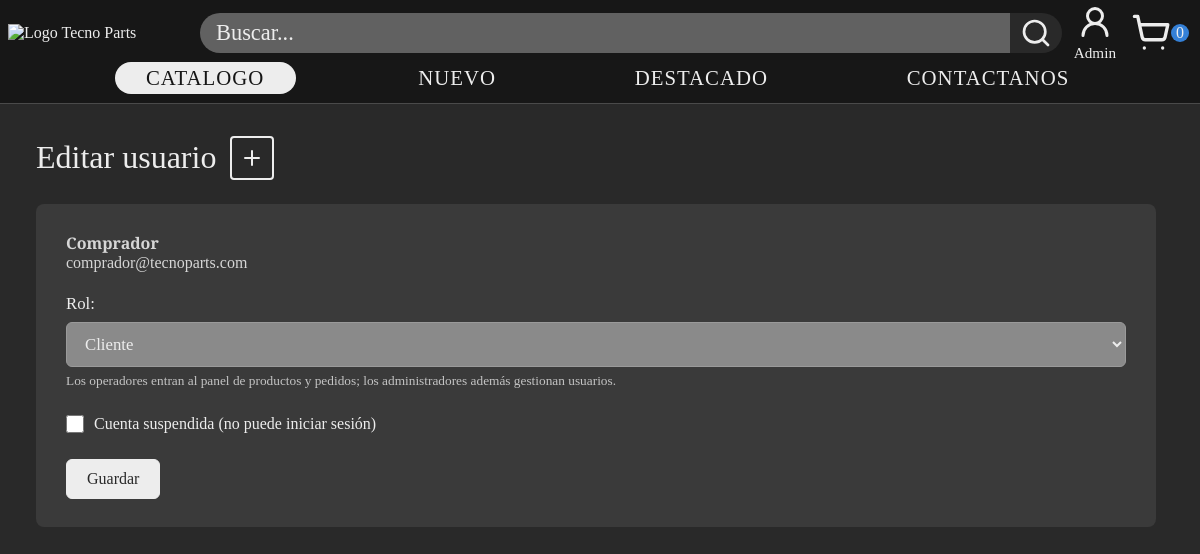
/index.php?pagina=admin_usuario_editar&id=1 (signed in), run on the app's committed database.
### tables this page shows
CREATE TABLE `usuarios` (
  `id_usuario` INT AUTO_INCREMENT PRIMARY KEY,
  `nombre` VARCHAR(255) NOT NULL UNIQUE,
  `email` VARCHAR(255) NOT NULL UNIQUE,
  `contrasenia` VARCHAR(255) NOT NULL,
  `foto` VARCHAR(255),
  `rol` ENUM('cliente', 'administrador', 'operador') NOT NULL DEFAULT 'cliente',
  `suspendida` TINYINT(1) NOT NULL DEFAULT 0,
  `fecha_registro` DATETIME NOT NULL DEFAULT CURRENT_TIMESTAMP
);

### controllers/AdminUsuarioController.php (called while the page is built, shortened)
<?php
require_once __DIR__ . '/../config/auth.php';
class AdminUsuarioController {
    private $usuarioModel;
    public function __construct($conexion) {
        $this->usuarioModel = new UsuarioModel($conexion);
    }
    public function editar() {
        $id = filter_input(INPUT_GET, 'id', FILTER_VALIDATE_INT);
        $actual = $this->usuarioModel->obtenerUsuarioAdmin($id);
        $usuario = array(
            'id_usuario' => (int) $actual['id_usuario'],
            'nombre'     => $actual['nombre'],
            'email'      => $actual['email'],
            'foto'       => $actual['foto'],
            'rol'        => $actual['rol'],
            'suspendida' => (int) $actual['suspendida'],
        );
        $errores = array();
        $esCuentaPropia = ((int) $usuario['id_usuario'] === (int) $_SESSION['id_usuario']);
        $titulo = "Editar usuario";
        $this->mostrarFormulario($usuario, $errores, $titulo, $esCuentaPropia);
    }
    private function mostrarFormulario($usuario, $errores, $titulo, $esCuentaPropia) {
        $cssExtra = ['public/css/paginaPanel.css'];
        $claseBody = 'body-panel';
        require __DIR__ . '/../views/header.php';
        require __DIR__ . '/../views/admin/usuario_form.php';
    }
}

### config/auth.php (called while the page is built, shortened)
<?php
function escapar ($texto) {
    return htmlspecialchars((string)$texto, ENT_QUOTES, 'UTF-8');
}
function usuarioLogueado() {
    return !empty($_SESSION['id_usuario']);
}
function usuarioActual() {
    return array(
        'id_usuario' => $_SESSION['id_usuario'],
        'nombre'     => $_SESSION['nombre_usuario'] ?? '',
        'email'      => $_SESSION['email_usuario'] ?? '',
        'foto'       => $_SESSION['foto_usuario'] ?? '',
    );
}

### models/UsuarioModel.php (called while the page is built, shortened)
<?php
class UsuarioModel {
    private $conexion;
    public function __construct($conexion) {
            $this->conexion = $conexion;
    }
    public function obtenerPorId($idUsuario) {
        $stmt = $this->conexion->prepare(
            "SELECT id_usuario, nombre, email, contrasenia, foto, rol, suspendida
                FROM usuarios WHERE id_usuario = ? LIMIT 1"
        );
        $stmt->bind_param("i", $idUsuario);
        $stmt->execute();
        $resultado = $stmt->get_result();
        return $resultado->fetch_assoc();
    }
    private $columnasAdmin = "id_usuario, nombre, email, foto, rol, suspendida, fecha_registro";
    public function obtenerUsuarioAdmin($idUsuario) {
        $stmt = $this->conexion->prepare(
            "SELECT $this->columnasAdmin FROM usuarios WHERE id_usuario = ? LIMIT 1"
        );
        $idUsuario = (int) $idUsuario;
        $stmt->bind_param("i", $idUsuario);
        $stmt->execute();
        $resultado = $stmt->get_result();
        $usuario = $resultado ? $resultado->fetch_assoc() : null;
        return $usuario ?: null;
    }
}
?>

### views/admin/usuario_form.php (the view, shortened to what this page needs)
<?php
$roles = [
    'cliente'       => 'Cliente',
    'operador'      => 'Operador',
    'administrador' => 'Administrador',
];
?>
<section class="panel-admin panel-admin--sin-barra">
    <div class="panel-admin__contenido">
        <div class="panel-admin__cabecera">
            <h1><?= escapar($titulo) ?></h1>
            <a class="panel-admin__icono-boton" href="index.php?pagina=admin_usuario" title="Volver a la lista de usuarios">
                <svg><use href="public/img/iconos.svg#icono-mas"></use></svg>
            </a>
        </div>
        <div class="panel-admin__tarjeta">
            <p class="panel-admin__datos">
                <strong><?= escapar($usuario['nombre']) ?></strong><br>
                <?= escapar($usuario['email']) ?>
            </p>
            <form action="" method="POST">
                <div class="mb-3">
                    <label for="rol" class="form-label">Rol:</label>
                    <select name="rol" id="rol" class="form-select" <?= $esCuentaPropia ? 'disabled' : '' ?> required>
                        <?php foreach ($roles as $valor => $nombreRol): ?>
                            <option value="<?= escapar($valor) ?>"
                                <?= ($usuario['rol'] === $valor) ? 'selected' : '' ?>>
                                <?= escapar($nombreRol) ?>
                            </option>
                        <?php endforeach; ?>
                    </select>
                    <small>Los operadores entran al panel de productos y pedidos; los administradores además gestionan usuarios.</small>
                </div>
                <div class="mb-3 form-check">
                    <input type="checkbox" name="suspendida" id="suspendida" class="form-check-input" value="1"
                           <?= ((int) $usuario['suspendida'] === 1) ? 'checked' : '' ?>
                           <?= $esCuentaPropia ? 'disabled' : '' ?>>
                    <label for="suspendida" class="form-check-label">
                        Cuenta suspendida (no puede iniciar sesión)
                    </label>
                </div>
                <?php if (!$esCuentaPropia): ?>
                    <button type="submit" class="btn btn-primary">Guardar</button>
                <?php endif; ?>
            </form>
        </div>
    </div>
</section>

### views/header.php (shortened to what this page needs)
<!DOCTYPE html>
<html lang="es">
<head>
        <?php
            function etiquetaCss($rutaRelativa)
            {
                $rutaAbsoluta = __DIR__ . '/../' . $rutaRelativa;
                $version = is_file($rutaAbsoluta) ? filemtime($rutaAbsoluta) : time();
                echo '<link rel="stylesheet" href="' . htmlspecialchars($rutaRelativa)
                    . '?v=' . $version . '">' . PHP_EOL;
            }
            etiquetaCss('public/css/generales.css');
            if (isset($cssExtra)) {
                foreach ((array) $cssExtra as $hojaExtra) {
                    etiquetaCss($hojaExtra);
                }
            }
        ?>
</head>
<body<?= isset($claseBody) ? ' class="' . escapar($claseBody) . '"' : '' ?>>
    <header class="header">
        <div class="header-nav" id="nav-superior">
            <a href="index.php" class="header-logo">
            <img src="public/img/logoTecnoParts.png" alt="Logo Tecno Parts">
            </a>
            <form class="header-busqueda" action="index.php" method="GET">
                <input
                    type="text"
                    name="q"
                    placeholder="Buscar..."
                    value="<?php echo escapar(isset($_GET['q']) ? $_GET['q'] : ''); ?>">
                <button type="submit" aria-label="lupa">
                    <svg><use href="public/img/iconos.svg#icono-lupa"></use></svg>
                </button>
            </form>
            <?php if (usuarioLogueado()): ?>
                <?php $usuarioEnHeader = usuarioActual(); ?>
                <div class="usuario-logueado">
                    <a
                        class="usuario-logueado"
                        href="index.php?pagina=cuenta"
                        title="Ver mi cuenta">
                    <?php if (!empty($usuarioEnHeader['foto'])): ?>
                        <img
                            class="usuario-logueado__foto"
                            src="<?php echo escapar($usuarioEnHeader['foto']); ?>"
                            alt="Foto de perfil">
                    <?php else: ?>
                        <svg class="usuario-logueado__icono"><use href="public/img/iconos.svg#icono-persona"></use></svg>
                    <?php endif; ?>
                        <?php echo escapar($usuarioEnHeader['nombre']); ?>
                    </a>
                </div>
            <?php endif; ?>
            <a href="index.php?pagina=carrito" class="btn-carrito">
                <svg><use href="public/img/iconos.svg#icono-carrito"></use></svg>
                <span id="contador-carrito">0</span>
            </a>
        </div>
        <nav class="header-nav" id="nav-inferior">
            <ul class="nav-list">
                <li class="nav-item"><a href="index.php?pagina=catalogo">Catalogo</a></li>
                <li class="nav-item"><a href="index.php?pagina=home#lo-nuevo">Nuevo</a></li>
                <li class="nav-item"><a href="index.php?pagina=home#destacados">Destacado</a></li>
                <li class="nav-item"><a href="index.php?pagina=home#redes">Contactanos</a></li>
            </ul>
        </nav>
    </header>
    <main class="contenido-principal">

### public/css/generales.css (style rules this page uses)
* { margin: 0; padding: 0; box-sizing: border-box; scroll-behavior: smooth; }
html { scroll-behavior: smooth; font-family: Playfair; color: #ededed; }
body { display: flex; flex-direction: column; background-color: #292929; }
main { width: 100%; min-height: calc(100dvh - 210px); }
img { display: block; max-width: 100%; height: auto; }
a { display: block; text-decoration: none; color: inherit; cursor: pointer; }
button { font-family: inherit; color: inherit; background-color: transparent; cursor: pointer; border: none; }
input, input::placeholder { font-family: inherit; font-size: inherit; color: inherit; outline: none; border: none; }
svg { width: 40px; height: 40px; color: #ededed; flex-shrink: 0; }

### public/css/header.css (style rules this page uses)
.header { display: flex; flex-direction: column; position: sticky; align-items: center; width: 100%; max-height: 120px; padding: 0.25rem 0.5rem; top: 0; z-index: 100; background-color:#171717; }
.header-nav { width: 100%; max-width: 1400px; display: flex; flex-direction: row; justify-content: space-evenly; align-items: center; }
#nav-superior { max-height: 70px; gap: 12px; }
.header-logo { width: 180px; }
.header-logo img { transition: filter 250ms ease; }
.header-busqueda { flex: 1; display: flex; overflow: hidden; border-radius: 1.5rem; transition: transform 250ms ease; }
.header-busqueda input { flex: 1; padding: 0 1rem; font-size: 1.4rem; background-color: #616161; }
.header-busqueda button { background: #292929; border-radius: 0 1rem 1rem 0; display: flex; align-items: center; justify-content: center; padding: 4px 10px; }
.header-busqueda button svg { width: 2rem; height: 2rem; color: #ededed; transition: opacity 200ms ease; }
.btn-carrito { flex: 1; display: flex; justify-content: center; align-items: center; max-width: 64px; margin: 0 auto; transition: transform 100ms ease, opacity 100ms ease; }
.btn-carrito span { background-color: #3480d7; border-radius: 50%; padding-left: 5px; padding-right: 5px; }
#nav-inferior { max-height: 40px; padding: 0 0 0.3rem 0; }
.nav-list { width: 100%; display: flex; flex-direction: row; justify-content: space-evenly; align-items: center; list-style: none; }
.nav-item { border-radius: 16px; padding: 0px 4px; transition: background-color 150ms ease, transform 150ms ease; }
.nav-item a { text-transform: uppercase; white-space: nowrap; letter-spacing: 1px; padding: 4px 12px; font-size: 1.3rem; }
.nav-item:first-child { padding: 0 1.2rem; text-align: center; background-color: #ededed; color: #151515; }

### public/css/Login.css (style rules this page uses)
.usuario-logueado { display: flex; flex-direction: column; align-items: center; justify-content: center; gap: 4px; font-size: 0.95rem; max-width: 160px; overflow: hidden; text-overflow: ellipsis; white-space: nowrap; color: inherit; transition: color 150ms ease; }
.usuario-logueado svg { width: 36px; height: 36px; fill: none; stroke: #ededed; stroke-width: 2px; }

### data on the page
usuarios: nombre "Admin"
usuarios: nombre "Comprador", email "comprador@tecnoparts.com", rol "Cliente"

### other printed values
escapar($titulo) "Editar usuario"
